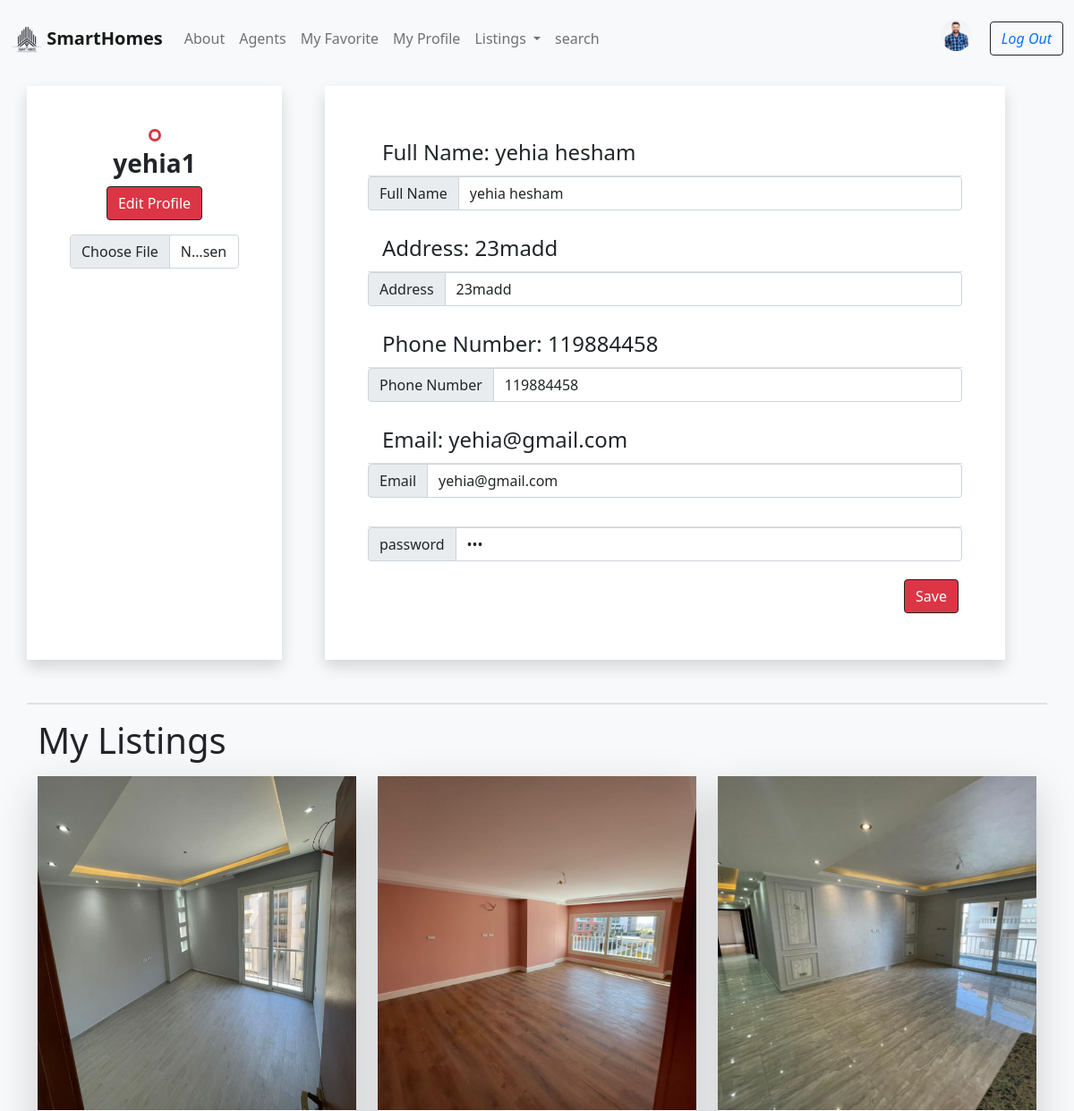
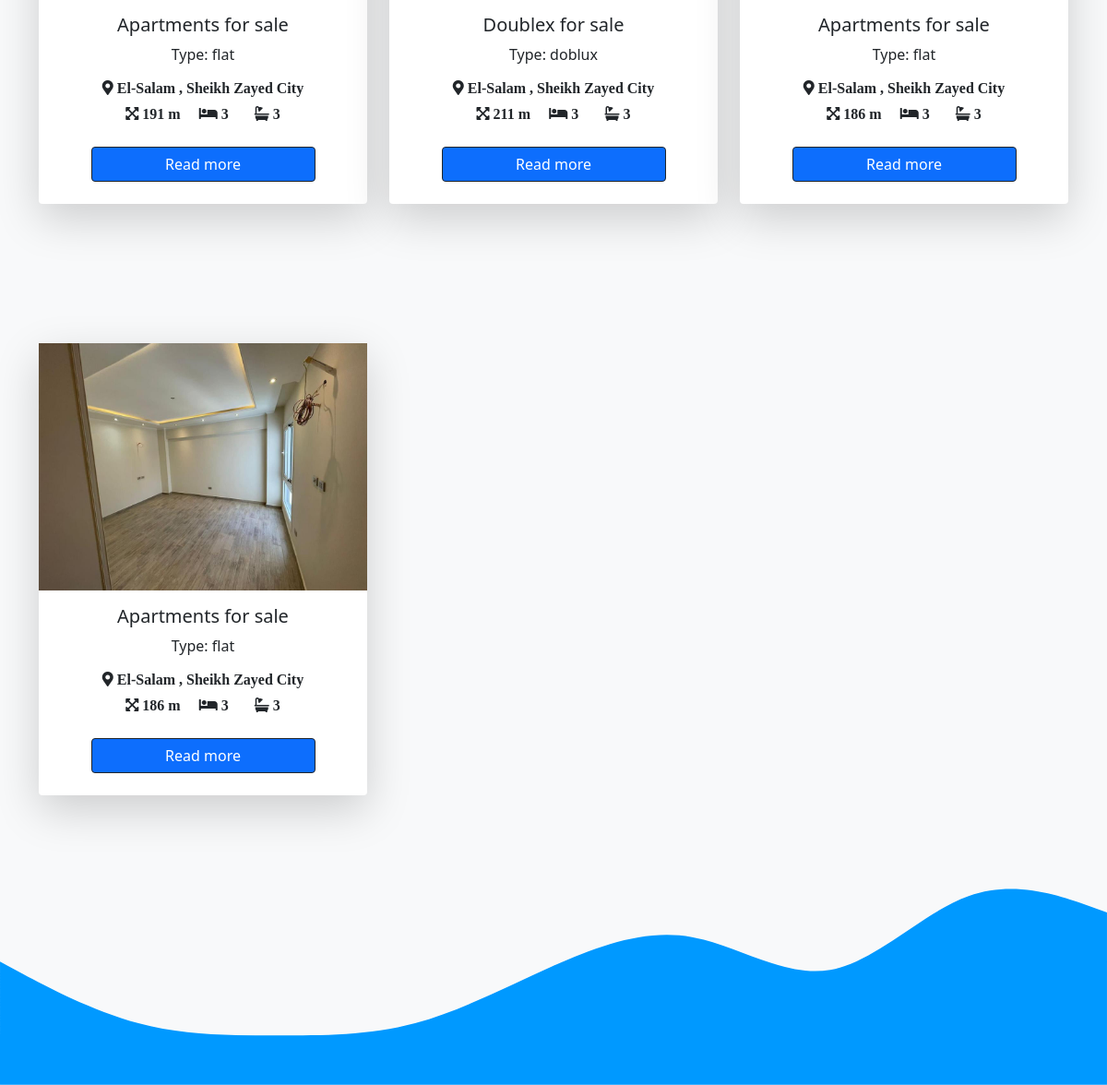
Page /Userservice/profile.php (signed in) on the committed database (2 pictures, top to bottom).
### tables this page shows
CREATE TABLE `user` (
  `userid` int(100) NOT NULL,
  `fullname` varchar(100) NOT NULL,
  `username` varchar(100) NOT NULL,
  `e-mail` varchar(300) NOT NULL,
  `password` varchar(100) NOT NULL,
  `phone` int(14) NOT NULL,
  `address` varchar(250) NOT NULL
);

CREATE TABLE `house` (
  `houseid` int(100) NOT NULL,
  `userid` int(100) NOT NULL,
  `disc` varchar(10000) NOT NULL,
  `city` varchar(100) NOT NULL,
  `street` varchar(100) NOT NULL,
  `phone` varchar(11) NOT NULL,
  `price` int(100) NOT NULL,
  `title` varchar(1000) NOT NULL,
  `area` int(5) NOT NULL,
  `bed` int(3) NOT NULL,
  `bath` int(3) NOT NULL,
  `type` varchar(15) NOT NULL,
  `ikey` int(10) NOT NULL,
  `status` varchar(50) NOT NULL,
  `near` varchar(255) NOT NULL
);

### DBCODE/Database.php (called while the page is built, shortened)
<?php
    class Database
    {
        var $conn;
        function __construct()
        {
            $this->conn=mysqli_connect("localhost", "root","","sellhouse");
        }
      function GetData($select)
{
        $result= mysqli_query($this->conn,$select);
        return $result;
      }
}
?>

### Userservice/profile.php (the view, shortened to what this page needs)
<html>
<head>
    <link rel="stylesheet" href="../assets/bootstrap/bootstrap.min.css">
    <link rel="stylesheet" href="../assets/css/Home/all.min.css">
<link rel="stylesheet" href="../assets/css/profile.css">
</head>
<?php
if(isset($_COOKIE['usercookie'])){
  include_once '../DBCODE/Database.php';
                  $db = new Database();
                  $rs = $db->GetData(" select * from user where ( userid ='".$_COOKIE['usercookie']."')");
                  if($row=mysqli_fetch_assoc($rs)){
                  include_once '../mainservcie/headerafter.php';
                  }
 }
 else{
  echo("<script> window.open('../mainservcie/login.php', '_self')</script>");
  }
?>
<body class="bg-light" style="margin-top:8%">
 <form method="POST">
    <div class="container mt-5 mb-5  ">
        <div class="row">
<div class="col-md-3 bg-white text-center p-5 shadow me-5 ">
<img src="../assets/image/cropped-Headshot-Round-1.png" alt="" class="img-thumbnail rounded-circle border-danger border-3">
<h3 class="fw-bold m-2"><?php echo $row["username"]?></h3>
<button class="btn btn-danger btn-outline-dark text-white ">Edit Profile</button>
<div class="input-group mt-3">
    <input type="file" class="form-control" id="inputGroupFile02">
  </div>
            </div>
<div class="col-md-8 bg-white shadow p-5">
    <ul class="list-group list-group-flush">
        <li class="list-group-item fs-4">Full Name: <span class="fw-light"><?php echo $row["fullname"]?></span></li>
        <div class="input-group mb-3">
            <span class="input-group-text">Full Name</span>
            <input type="text" aria-label="First name" name="fname" value="<?php echo $row["fullname"]?>" class="form-control">
          </div>
        <li class="list-group-item  fs-4">Address: <span class="fw-light"><?php echo $row["address"]?></span></li>
        <div class="input-group mb-3">
        <span class="input-group-text">Address</span>
            <input type="address" class="form-control" name="address" value="<?php echo $row["address"]?>" id="exampleFormControlInput1" placeholder="">
          </div>
        <li class="list-group-item  fs-4">Phone Number: <span class="fw-light"><?php echo $row["phone"]?></span></li>
        <div class="input-group mb-3">
        <span class="input-group-text">Phone Number</span>
            <input type="number" class="form-control" name="phone" value="<?php echo $row["phone"]?>" id="exampleFormControlInput1" placeholder="01*********">
          </div>
        <li class="list-group-item  fs-4">Email: <span class="fw-light"><?php echo $row["e-mail"]?></span></li>
        <div class="input-group mb-3">
          <span class="input-group-text">Email</span>
            <input type="email" class="form-control" name="email" value="<?php echo $row["e-mail"]?>" id="exampleFormControlInput1" placeholder="name@example.com">
          </div>
          <li class="list-group-item  fs-4"></li>
        <div class="input-group mb-3">
          <span class="input-group-text">password</span>
            <input type="password" class="form-control" name="pass" value="<?php echo $row["password"]?>" id="exampleFormControlInput1" placeholder="">
          </div>
      </ul>
      <button class="btn btn-danger btn-outline-dark text-white float-end m-1" name="btnsave" >Save</button>
</div>
</form>
<div class="container mt-5 border-2 border-top">
  <h1 class="mt-3 mb-3">My Listings</h1>
  <div class="row">
  <?php
									include_once '../DBCODE/Database.php';
									$db = new Database();
									$rs2 = $db->GetData(" select * from house where ( userid ='".$_COOKIE['usercookie']."' )");
									while($row2=mysqli_fetch_assoc($rs2))
									{
										?>
    <div class="col-md-4 ">
    <div class=" shadow-lg  mb-5   bg-white rounded">
      <div id="carouselExampleInterval" class="carousel slide" data-bs-ride="carousel">
        <div class="carousel-inner">
        <?php
                    $rs1 = $db->GetData(" select * from `multiple-images` where ( ikey ='".$row2["ikey"]."') ");
                    if($row1=mysqli_fetch_assoc($rs1)){
?>
          <div class="carousel slide carousel-multi-item" data-ride="carousel" data-interval="false" >
                    <img src="../assets/upload-image/<?php echo$row1['image_name'];?> " class='d-block w-100 h-50'></div>
         <?php }?>
        </div>
        </div>
      <div class="p-3 text-center ">
        <h5><?php echo $row2['title'];?></h5>
        <p>Type: <?php echo $row2['type'];?></p>
        <div class="text-center">
          <i class="fas fa-map-marker-alt mb-2"> <span> <?php echo $row2['street']," , ",$row2['city'];?> </span></i>
        <div class="text-center" >
        <i class="fas fa-expand-arrows-alt  "> <span> <?php echo $row2['area'];?> m </span></i>
        <i class="fas fa-bed mx-3"> <span> <?php echo $row2['bed'];?>  </span></i>
        <i class="fas fa-bath ms-2"> <span> <?php echo $row2['bath'];?> </span> </i>
        </div>
        <br>
        <button   class=" btn btn-primary btn-outline-dark  btn-rounded text-white w-75 mb-2" onclick="window.location.href='property.php?q=<?php echo $row2['houseid']?>';"  >Read more</button>
        </div>
      </div>
                  </div>
    </div>
    <?php }?>
  </div>
  </div>
</body>
</html>

### rows in the picture
user: username "yehia1", fullname "yehia hesham", fname "yehia hesham", address "23madd", phone "119884458", value "yehia@gmail.com", email "yehia@gmail.com"
house: multiple-images.image_name (picture), title "Apartments for sale", type "flat", street "El-Salam", city "Sheikh Zayed City", area "191", bed "3", bath "3"
house: multiple-images.image_name (picture), title "Doublex for sale", type "doblux", street "El-Salam", city "Sheikh Zayed City", area "211", bed "3", bath "3"
house: multiple-images.image_name (picture), title "Apartments for sale", type "flat", street "El-Salam", city "Sheikh Zayed City", area "186", bed "3", bath "3"
house: multiple-images.image_name (picture), title "Apartments for sale", type "flat", street "El-Salam", city "Sheikh Zayed City", area "186", bed "3", bath "3"
